Frame 1 (no input): blank canvas, image omitted
Frame 60 (the mouse pressed at the canvas centre just before this capture): blank canvas, image omitted
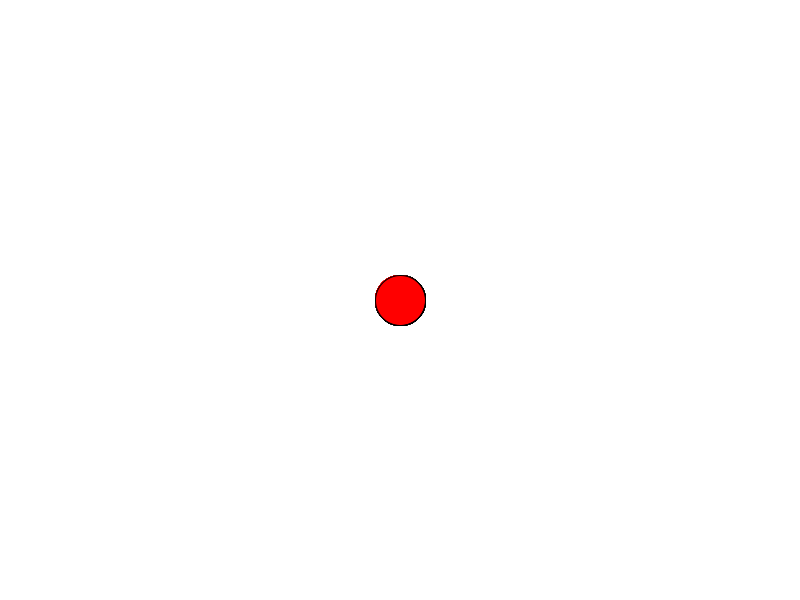
Frame 120 (the mouse held since frame 60 and released just before this capture)

The Processing sketch whose frames 1 and 60 were blank and that drew this single picture after the mouse press (run headless with seeded random() and noise(); from frame 60 on, the mouse is pressed at the canvas centre):

// Processing sketch: mediatutorial_1_7
// ── mediatutorial_1_7.pde
void setup() {
    size(800, 600);
    background(255);
}

void draw() {
    fill(255, 0, 0);
    if (mousePressed) {
        ellipse(mouseX, mouseY, 50, 50); // Draw an ellipse where the mouse is clicked
    }
}
